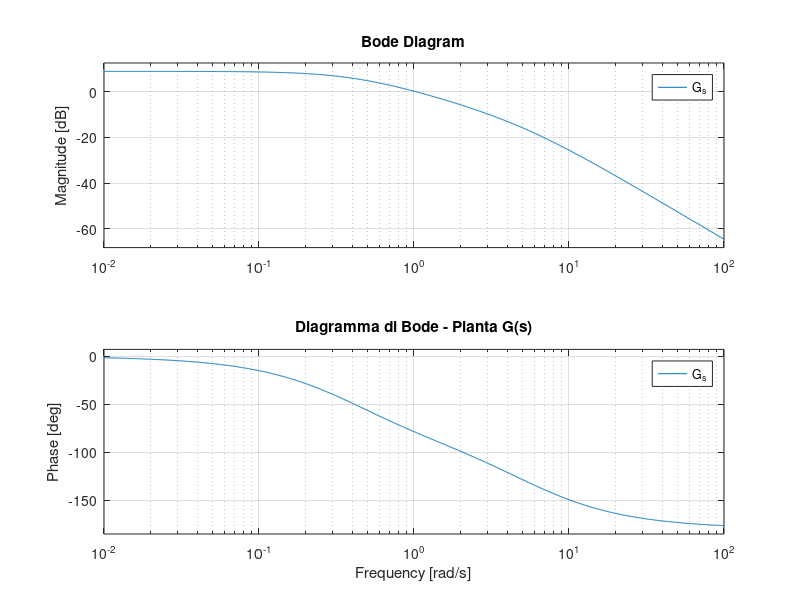
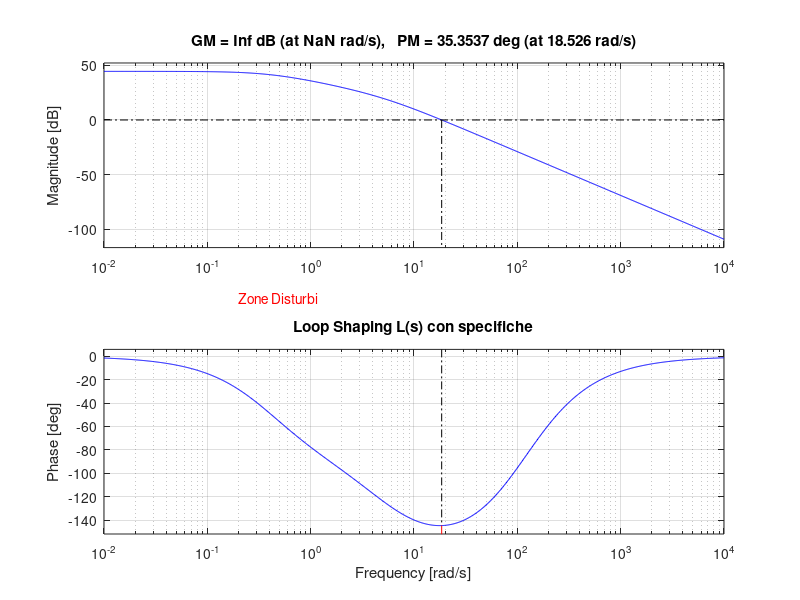
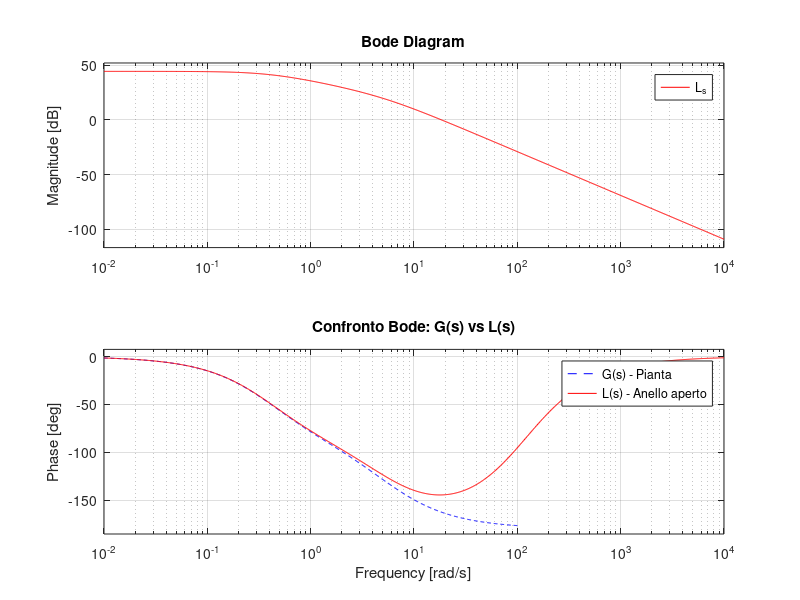
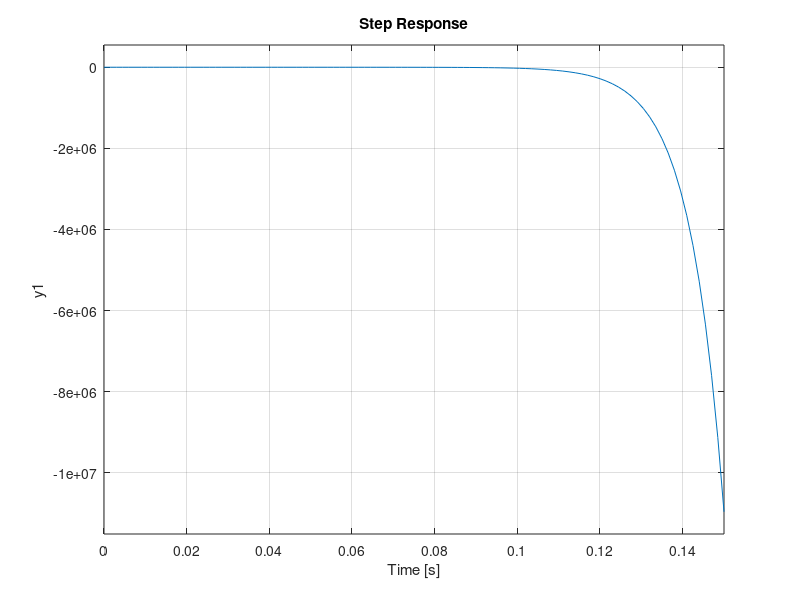

Recreate these plots in MATLAB, in order. (Note: this script raises an error after producing the figures.)
%% MAIN PROJECT FILE - GRUPPO 35
clear all; close all; clc;

% Setup Cartelle per le figure
% Il percorso è relativo: da "code" saliamo a "root" (..) poi in "report/figs"
output_dir = fullfile('..', 'report', 'figs');

if ~exist(output_dir, 'dir')
    mkdir(output_dir);
    fprintf('Creata cartella per le figure: %s\n', output_dir);
else
    fprintf('Cartella figure esistente: %s\n', output_dir);
end

%% DATI DEL PROGETTO (Traccia)
k1 = 1.63;
k2 = 0.73;
k3 = 1.55;
k4 = 2.5;

a1_eq = 0.0235;
a2_eq = 3.67;

%% PUNTO 1: EQUILIBRIO E LINEARIZZAZIONE

fprintf('\n--- PUNTO 1: Equilibrio ---\n');
check_eq2 = k2*sqrt(a1_eq) - k3*sqrt(a2_eq);
if abs(check_eq2) > 1e-4
    warning('Valori di equilibrio non coerenti.');
end

x1e = a1_eq;
x2e = a2_eq;
xe = [x1e; x2e];

% Calcolo ingresso di equilibrio
ue = (k1 * sqrt(x1e)) / k4;
fprintf('ue calcolato: %.5f\n', ue);

% Calcolo Jacobiane (Matrici A, B, C, D)
J_x = [ -k1/(2*sqrt(x1e)),      0;
         k2/(2*sqrt(x1e)), -k3/(2*sqrt(x2e)) ];

J_u = [ k4;
        0 ];

A = J_x;
B = J_u;
C = [0, 1];
D = 0;

%% PUNTO 2: FUNZIONE DI TRASFERIMENTO G(s)

fprintf('\n--- PUNTO 2: Funzione di Trasferimento ---\n');
sys_ss = ss(A, B, C, D);
poli = eig(A);
p1 = poli(1);
p2 = poli(2);

% Numeratore analitico per struttura a cascata: B(1)*A(2,1)
Num_val = B(1) * A(2,1);
s = tf('s');
G_s = Num_val / ((s - p1) * (s - p2));
mu_G = dcgain(G_s);

fprintf('G(s) calcolata.\n');
fprintf('Guadagno statico mu_G = %.2f (%.2f dB)\n', mu_G, 20*log10(mu_G));

% --- FIGURA 1: BODE G(s) ---
f1 = figure(1);
bode(G_s);
grid on;
title('Diagramma di Bode - Pianta G(s)');
saveas(f1, fullfile(output_dir, 'bode_G_plant.jpg'));
fprintf('Salvato: bode_G_plant.jpg\n');

%% PUNTO 3: SINTESI DEL REGOLATORE

fprintf('\n--- PUNTO 3: Sintesi Regolatore ---\n');

% 3.1 Regolatore Statico
% Specifica errore a regime <= 0.05 con W=3, D=2.5
% Calcolo da LaTeX: Kr >= 50. Scelto Kr = 60.
Kr = 60;
Rs_s = Kr;

% 3.2 Regolatore Dinamico (Rete Anticipatrice)
% Specifica Ta,5% <= 0.05s -> wc >= 60 rad/s.
wc_des = 60; 
% Specifica S% <= 20% -> Mf >= 45.6 -> Target Mf = 60 gradi.
Mf_target = 60; 

% Funzione parziale
L_parz = Kr * G_s;
[mag_wc, phase_wc] = bode(L_parz, wc_des);

% Calcolo parametri rete anticipatrice per inversione
% M* = 1 (0 dB) per avere attraversamento
% Phi* = Mf_target - (180 + fase_attuale)
M_star = 1;
phi_star_deg = Mf_target - (180 + phase_wc);
phi_star_rad = deg2rad(phi_star_deg);

% Formule di inversione
tau = (M_star - cos(phi_star_rad)) / (wc_des * sin(phi_star_rad));
alpha_tau = (cos(phi_star_rad) - 1/M_star) / (wc_des * sin(phi_star_rad));
alpha = alpha_tau / tau;

fprintf('Parametri Rete: tau = %.4f, alpha = %.4f\n', tau, alpha);

Rd_s = (1 + tau*s) / (1 + alpha*tau*s);

% Regolatore Totale
R_s = Rs_s * Rd_s;

% Funzione d'Anello
L_s = R_s * G_s;

%% GENERAZIONE GRAFICI DI PROGETTO (Punto 3)

% --- FIGURA 2: LOOP SHAPING (Zone proibite) ---
f2 = figure(2);
margin(L_s); 
grid on; 
hold on;

% Disegno Zone Proibite (patch grafiche)
% Specifica Disturbi: w <= 2, |L| >= 40dB
patch([0.1 2 2 0.1], [40 40 100 100], 'r', 'FaceAlpha', 0.1, 'EdgeColor', 'r');
text(0.2, 50, 'Zone Disturbi', 'Color', 'r');

% Specifica Rumore: w >= 10^5, |L| <= -63dB
patch([1e5 1e7 1e7 1e5], [-63 -63 50 50], 'b', 'FaceAlpha', 0.1, 'EdgeColor', 'b');
text(2e5, -40, 'Zone Rumore', 'Color', 'b');

title('Loop Shaping L(s) con specifiche');
saveas(f2, fullfile(output_dir, 'loop_shaping.jpg'));
fprintf('Salvato: loop_shaping.jpg\n');


% --- FIGURA 3: BODE COMPARATIVO (G vs L) ---
f3 = figure(3);
bode(G_s, 'b--'); 
hold on;
bode(L_s, 'r-');
grid on;
legend('G(s) - Pianta', 'L(s) - Anello aperto');
title('Confronto Bode: G(s) vs L(s)');
saveas(f3, fullfile(output_dir, 'bode_comparativo.jpg'));
fprintf('Salvato: bode_comparativo.jpg\n');


% --- FIGURA 4: RISPOSTA AL GRADINO (Closed Loop) ---
% Sistema in anello chiuso Y(s)/W(s) = F(s)
F_s = L_s / (1 + L_s);

% Riferimento W = 3
W_amp = 3;

f4 = figure(4);
step(W_amp * F_s, 0.15); % Simulazione per 0.15s
grid on;
yline(W_amp * (1+0.05), 'k--'); % Limite +5%
yline(W_amp * (1-0.05), 'k--'); % Limite -5%
title('Risposta al gradino (Ampiezza = 3)');
saveas(f4, fullfile(output_dir, 'step_response.jpg'));
fprintf('Salvato: step_response.jpg\n');


% --- FIGURA 5: FUNZIONI DI SENSITIVITÀ ---
% S(s) = 1 / (1 + L(s))
% F(s) = L(s) / (1 + L(s))
S_s = 1 / (1 + L_s);

f5 = figure(5);
bodemag(S_s, 'b');
hold on;
bodemag(F_s, 'r--');
grid on;
legend('|S(jw)|', '|F(jw)|');
title('Funzioni di Sensitività');
saveas(f5, fullfile(output_dir, 'sensitivita.jpg'));
fprintf('Salvato: sensitivita.jpg\n');

fprintf('\nOperazioni completate. Controlla la cartella report/figs.\n');
